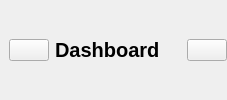
       <widget class="QWidget" name="headerFrame_3" native="true">
        <layout class="QHBoxLayout" name="horizontalLayout_32">
         <property name="spacing">
          <number>0</number>
         </property>
         <property name="leftMargin">
          <number>0</number>
         </property>
         <property name="topMargin">
          <number>0</number>
         </property>
         <property name="rightMargin">
          <number>0</number>
         </property>
         <property name="bottomMargin">
          <number>0</number>
         </property>
         <item alignment="Qt::AlignLeft">
          <widget class="QWidget" name="widget_11" native="true">
           <layout class="QHBoxLayout" name="horizontalLayout_33">
            <item>
             <widget class="QPushButton" name="menuBtn_3">
              <property name="text">
               <string/>
              </property>
              <property name="icon">
               <iconset resource="resources.qrc">
                <normaloff>:/whiteIcons/assets/icons/white/menu.svg</normaloff>:/whiteIcons/assets/icons/white/menu.svg</iconset>
              </property>
              <property name="iconSize">
               <size>
                <width>24</width>
                <height>24</height>
               </size>
              </property>
             </widget>
            </item>
            <item>
             <widget class="QLabel" name="appHeader_3">
              <property name="font">
               <font>
                <pointsize>15</pointsize>
                <weight>75</weight>
                <bold>true</bold>
               </font>
              </property>
              <property name="text">
               <string>Dashboard</string>
              </property>
             </widget>
            </item>
           </layout>
          </widget>
         </item>
         <item alignment="Qt::AlignHCenter">
          <widget class="QWidget" name="widget_12" native="true">
           <layout class="QHBoxLayout" name="horizontalLayout_34"/>
          </widget>
         </item>
         <item alignment="Qt::AlignRight">
          <widget class="QWidget" name="widget_13" native="true">
           <layout class="QHBoxLayout" name="horizontalLayout_35">
            <property name="spacing">
             <number>0</number>
            </property>
            <property name="leftMargin">
             <number>0</number>
            </property>
            <property name="topMargin">
             <number>0</number>
            </property>
            <property name="rightMargin">
             <number>0</number>
            </property>
            <property name="bottomMargin">
             <number>0</number>
            </property>
            <item>
             <widget class="QPushButton" name="accountBtn">
              <property name="text">
               <string/>
              </property>
              <property name="icon">
               <iconset resource="resources.qrc">
                <normaloff>:/whiteIcons/assets/icons/white/user.svg</normaloff>:/whiteIcons/assets/icons/white/user.svg</iconset>
              </property>
              <property name="iconSize">
               <size>
                <width>32</width>
                <height>32</height>
               </size>
              </property>
             </widget>
            </item>
           </layout>
          </widget>
         </item>
        </layout>
       </widget>
